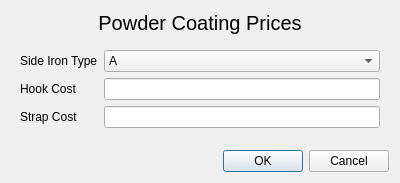
<?xml version="1.0" encoding="UTF-8"?>
<ui version="4.0">
 <class>PowderCoatingPricingWindow</class>
 <widget class="QDialog" name="PowderCoatingPricingWindow">
  <property name="geometry">
   <rect>
    <x>0</x>
    <y>0</y>
    <width>400</width>
    <height>183</height>
   </rect>
  </property>
  <property name="windowTitle">
   <string>Dialog</string>
  </property>
  <layout class="QVBoxLayout" name="verticalLayout">
   <item>
    <widget class="QLabel" name="label">
     <property name="sizePolicy">
      <sizepolicy hsizetype="Preferred" vsizetype="Minimum">
       <horstretch>0</horstretch>
       <verstretch>0</verstretch>
      </sizepolicy>
     </property>
     <property name="styleSheet">
      <string notr="true">font-size: 20px;
color: black;
</string>
     </property>
     <property name="text">
      <string>Powder Coating Prices</string>
     </property>
     <property name="alignment">
      <set>Qt::AlignCenter</set>
     </property>
    </widget>
   </item>
   <item>
    <widget class="QWidget" name="widget" native="true">
     <property name="sizePolicy">
      <sizepolicy hsizetype="Preferred" vsizetype="Expanding">
       <horstretch>0</horstretch>
       <verstretch>0</verstretch>
      </sizepolicy>
     </property>
     <layout class="QFormLayout" name="formLayout">
      <item row="0" column="0">
       <widget class="QLabel" name="sideIronTypeLabel">
        <property name="text">
         <string>Side Iron Type</string>
        </property>
       </widget>
      </item>
      <item row="0" column="1">
       <widget class="QComboBox" name="sideIronTypeComboBox">
        <item>
         <property name="text">
          <string>A</string>
         </property>
        </item>
        <item>
         <property name="text">
          <string>B</string>
         </property>
        </item>
        <item>
         <property name="text">
          <string>C</string>
         </property>
        </item>
        <item>
         <property name="text">
          <string>D</string>
         </property>
        </item>
        <item>
         <property name="text">
          <string>E</string>
         </property>
        </item>
       </widget>
      </item>
      <item row="1" column="0">
       <widget class="QLabel" name="hookCostLabel">
        <property name="text">
         <string>Hook Cost</string>
        </property>
       </widget>
      </item>
      <item row="2" column="0">
       <widget class="QLabel" name="strapCostLabel">
        <property name="text">
         <string>Strap Cost</string>
        </property>
       </widget>
      </item>
      <item row="1" column="1">
       <widget class="QLineEdit" name="hookCostEdit"/>
      </item>
      <item row="2" column="1">
       <widget class="QLineEdit" name="strapCostEdit"/>
      </item>
     </layout>
    </widget>
   </item>
   <item>
    <widget class="QDialogButtonBox" name="buttonBox">
     <property name="orientation">
      <enum>Qt::Horizontal</enum>
     </property>
     <property name="standardButtons">
      <set>QDialogButtonBox::Cancel|QDialogButtonBox::Ok</set>
     </property>
    </widget>
   </item>
  </layout>
 </widget>
 <resources/>
 <connections>
  <connection>
   <sender>buttonBox</sender>
   <signal>accepted()</signal>
   <receiver>PowderCoatingPricingWindow</receiver>
   <slot>accept()</slot>
   <hints>
    <hint type="sourcelabel">
     <x>248</x>
     <y>254</y>
    </hint>
    <hint type="destinationlabel">
     <x>157</x>
     <y>274</y>
    </hint>
   </hints>
  </connection>
  <connection>
   <sender>buttonBox</sender>
   <signal>rejected()</signal>
   <receiver>PowderCoatingPricingWindow</receiver>
   <slot>reject()</slot>
   <hints>
    <hint type="sourcelabel">
     <x>316</x>
     <y>260</y>
    </hint>
    <hint type="destinationlabel">
     <x>286</x>
     <y>274</y>
    </hint>
   </hints>
  </connection>
 </connections>
</ui>
